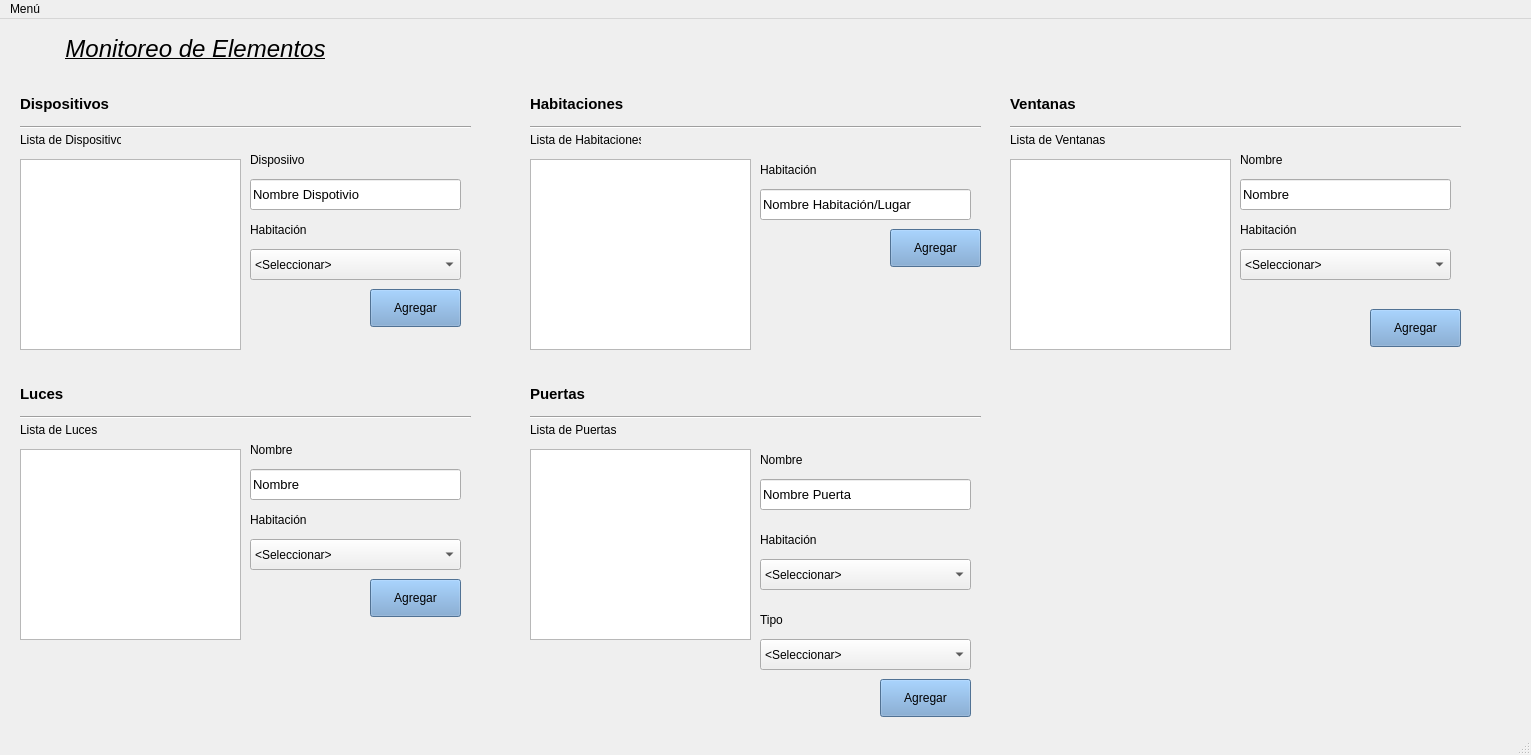
<?xml version="1.0" encoding="UTF-8"?>
<ui version="4.0">
 <class>MainWindow</class>
 <widget class="QMainWindow" name="MainWindow">
  <property name="geometry">
   <rect>
    <x>0</x>
    <y>0</y>
    <width>1531</width>
    <height>755</height>
   </rect>
  </property>
  <property name="windowTitle">
   <string>MainWindow</string>
  </property>
  <widget class="QWidget" name="centralwidget">
   <widget class="QListWidget" name="lista_dispositivos">
    <property name="geometry">
     <rect>
      <x>20</x>
      <y>140</y>
      <width>221</width>
      <height>191</height>
     </rect>
    </property>
    <property name="font">
     <font>
      <pointsize>12</pointsize>
     </font>
    </property>
   </widget>
   <widget class="QLabel" name="lbl_dispositivos">
    <property name="geometry">
     <rect>
      <x>20</x>
      <y>70</y>
      <width>191</width>
      <height>31</height>
     </rect>
    </property>
    <property name="text">
     <string>&lt;html&gt;&lt;head/&gt;&lt;body&gt;&lt;p&gt;&lt;span style=&quot; font-size:11pt; font-weight:600;&quot;&gt;Dispositivos&lt;/span&gt;&lt;/p&gt;&lt;/body&gt;&lt;/html&gt;</string>
    </property>
   </widget>
   <widget class="Line" name="line">
    <property name="geometry">
     <rect>
      <x>20</x>
      <y>100</y>
      <width>451</width>
      <height>16</height>
     </rect>
    </property>
    <property name="orientation">
     <enum>Qt::Horizontal</enum>
    </property>
   </widget>
   <widget class="QLineEdit" name="txt_dispositivo">
    <property name="geometry">
     <rect>
      <x>250</x>
      <y>160</y>
      <width>211</width>
      <height>31</height>
     </rect>
    </property>
    <property name="font">
     <font>
      <pointsize>10</pointsize>
     </font>
    </property>
    <property name="text">
     <string>Nombre Dispotivio</string>
    </property>
    <property name="placeholderText">
     <string>Escriba un nombre</string>
    </property>
   </widget>
   <widget class="QLabel" name="lbl_dispositivo">
    <property name="geometry">
     <rect>
      <x>250</x>
      <y>130</y>
      <width>101</width>
      <height>22</height>
     </rect>
    </property>
    <property name="text">
     <string>Disposiivo</string>
    </property>
   </widget>
   <widget class="QPushButton" name="btn_dispositivo">
    <property name="geometry">
     <rect>
      <x>370</x>
      <y>270</y>
      <width>91</width>
      <height>38</height>
     </rect>
    </property>
    <property name="styleSheet">
     <string notr="true">background-color: rgb(114, 159, 207);</string>
    </property>
    <property name="text">
     <string>Agregar</string>
    </property>
   </widget>
   <widget class="QLabel" name="lbl_dispositivos_list">
    <property name="geometry">
     <rect>
      <x>20</x>
      <y>110</y>
      <width>101</width>
      <height>22</height>
     </rect>
    </property>
    <property name="text">
     <string>Lista de Dispositivos</string>
    </property>
   </widget>
   <widget class="QLabel" name="lbl_dispositivo_hab">
    <property name="geometry">
     <rect>
      <x>250</x>
      <y>200</y>
      <width>101</width>
      <height>22</height>
     </rect>
    </property>
    <property name="text">
     <string>Habitación</string>
    </property>
   </widget>
   <widget class="QPushButton" name="btn_habitacion">
    <property name="geometry">
     <rect>
      <x>890</x>
      <y>210</y>
      <width>91</width>
      <height>38</height>
     </rect>
    </property>
    <property name="styleSheet">
     <string notr="true">background-color: rgb(114, 159, 207);</string>
    </property>
    <property name="text">
     <string>Agregar</string>
    </property>
   </widget>
   <widget class="QLabel" name="lbl_habitacion">
    <property name="geometry">
     <rect>
      <x>760</x>
      <y>140</y>
      <width>101</width>
      <height>22</height>
     </rect>
    </property>
    <property name="text">
     <string>Habitación</string>
    </property>
   </widget>
   <widget class="QLineEdit" name="txt_habitacion">
    <property name="geometry">
     <rect>
      <x>760</x>
      <y>170</y>
      <width>211</width>
      <height>31</height>
     </rect>
    </property>
    <property name="font">
     <font>
      <pointsize>10</pointsize>
     </font>
    </property>
    <property name="text">
     <string>Nombre Habitación/Lugar</string>
    </property>
    <property name="placeholderText">
     <string>Escriba un nombre</string>
    </property>
   </widget>
   <widget class="QLabel" name="lbl_habitaciones_list">
    <property name="geometry">
     <rect>
      <x>530</x>
      <y>110</y>
      <width>111</width>
      <height>22</height>
     </rect>
    </property>
    <property name="text">
     <string>Lista de Habitaciones</string>
    </property>
   </widget>
   <widget class="QLabel" name="lbl_habitacion_2">
    <property name="geometry">
     <rect>
      <x>530</x>
      <y>70</y>
      <width>191</width>
      <height>31</height>
     </rect>
    </property>
    <property name="text">
     <string>&lt;html&gt;&lt;head/&gt;&lt;body&gt;&lt;p&gt;&lt;span style=&quot; font-size:11pt; font-weight:600;&quot;&gt;Habitaciones&lt;/span&gt;&lt;/p&gt;&lt;/body&gt;&lt;/html&gt;</string>
    </property>
   </widget>
   <widget class="Line" name="line_2">
    <property name="geometry">
     <rect>
      <x>530</x>
      <y>100</y>
      <width>451</width>
      <height>16</height>
     </rect>
    </property>
    <property name="orientation">
     <enum>Qt::Horizontal</enum>
    </property>
   </widget>
   <widget class="QComboBox" name="cbx_dispositivo_hab">
    <property name="geometry">
     <rect>
      <x>250</x>
      <y>230</y>
      <width>211</width>
      <height>31</height>
     </rect>
    </property>
    <item>
     <property name="text">
      <string>&lt;Seleccionar&gt;</string>
     </property>
    </item>
   </widget>
   <widget class="QPushButton" name="btn_luces">
    <property name="geometry">
     <rect>
      <x>370</x>
      <y>560</y>
      <width>91</width>
      <height>38</height>
     </rect>
    </property>
    <property name="styleSheet">
     <string notr="true">background-color: rgb(114, 159, 207);</string>
    </property>
    <property name="text">
     <string>Agregar</string>
    </property>
   </widget>
   <widget class="QLabel" name="lbl_luces_nomb">
    <property name="geometry">
     <rect>
      <x>250</x>
      <y>420</y>
      <width>101</width>
      <height>22</height>
     </rect>
    </property>
    <property name="text">
     <string>Nombre</string>
    </property>
   </widget>
   <widget class="QLineEdit" name="txt_puerta">
    <property name="geometry">
     <rect>
      <x>760</x>
      <y>460</y>
      <width>211</width>
      <height>31</height>
     </rect>
    </property>
    <property name="font">
     <font>
      <pointsize>10</pointsize>
     </font>
    </property>
    <property name="text">
     <string>Nombre Puerta</string>
    </property>
    <property name="placeholderText">
     <string>Escriba un nombre</string>
    </property>
   </widget>
   <widget class="QLabel" name="lbl_luces_hab">
    <property name="geometry">
     <rect>
      <x>250</x>
      <y>490</y>
      <width>101</width>
      <height>22</height>
     </rect>
    </property>
    <property name="text">
     <string>Habitación</string>
    </property>
   </widget>
   <widget class="QLabel" name="lbl_puertas_list">
    <property name="geometry">
     <rect>
      <x>530</x>
      <y>400</y>
      <width>111</width>
      <height>22</height>
     </rect>
    </property>
    <property name="text">
     <string>Lista de Puertas</string>
    </property>
   </widget>
   <widget class="QLabel" name="lbl_luces_list">
    <property name="geometry">
     <rect>
      <x>20</x>
      <y>400</y>
      <width>101</width>
      <height>22</height>
     </rect>
    </property>
    <property name="text">
     <string>Lista de Luces</string>
    </property>
   </widget>
   <widget class="QComboBox" name="cbx_luces_hab">
    <property name="geometry">
     <rect>
      <x>250</x>
      <y>520</y>
      <width>211</width>
      <height>31</height>
     </rect>
    </property>
    <item>
     <property name="text">
      <string>&lt;Seleccionar&gt;</string>
     </property>
    </item>
   </widget>
   <widget class="Line" name="line_3">
    <property name="geometry">
     <rect>
      <x>530</x>
      <y>390</y>
      <width>451</width>
      <height>16</height>
     </rect>
    </property>
    <property name="orientation">
     <enum>Qt::Horizontal</enum>
    </property>
   </widget>
   <widget class="QLabel" name="lbl_luces">
    <property name="geometry">
     <rect>
      <x>20</x>
      <y>360</y>
      <width>191</width>
      <height>31</height>
     </rect>
    </property>
    <property name="text">
     <string>&lt;html&gt;&lt;head/&gt;&lt;body&gt;&lt;p&gt;&lt;span style=&quot; font-size:11pt; font-weight:600;&quot;&gt;Luces&lt;/span&gt;&lt;/p&gt;&lt;/body&gt;&lt;/html&gt;</string>
    </property>
   </widget>
   <widget class="QPushButton" name="btn_puertas">
    <property name="geometry">
     <rect>
      <x>880</x>
      <y>660</y>
      <width>91</width>
      <height>38</height>
     </rect>
    </property>
    <property name="styleSheet">
     <string notr="true">background-color: rgb(114, 159, 207);</string>
    </property>
    <property name="text">
     <string>Agregar</string>
    </property>
   </widget>
   <widget class="QLineEdit" name="txt_luces">
    <property name="geometry">
     <rect>
      <x>250</x>
      <y>450</y>
      <width>211</width>
      <height>31</height>
     </rect>
    </property>
    <property name="font">
     <font>
      <pointsize>10</pointsize>
     </font>
    </property>
    <property name="text">
     <string>Nombre</string>
    </property>
    <property name="placeholderText">
     <string>Escriba un nombre</string>
    </property>
   </widget>
   <widget class="QLabel" name="lbl_puerta">
    <property name="geometry">
     <rect>
      <x>760</x>
      <y>430</y>
      <width>101</width>
      <height>22</height>
     </rect>
    </property>
    <property name="text">
     <string>Nombre</string>
    </property>
   </widget>
   <widget class="Line" name="line_4">
    <property name="geometry">
     <rect>
      <x>20</x>
      <y>390</y>
      <width>451</width>
      <height>16</height>
     </rect>
    </property>
    <property name="orientation">
     <enum>Qt::Horizontal</enum>
    </property>
   </widget>
   <widget class="QLabel" name="lbl_habitacion1_4">
    <property name="geometry">
     <rect>
      <x>530</x>
      <y>360</y>
      <width>191</width>
      <height>31</height>
     </rect>
    </property>
    <property name="text">
     <string>&lt;html&gt;&lt;head/&gt;&lt;body&gt;&lt;p&gt;&lt;span style=&quot; font-size:11pt; font-weight:600;&quot;&gt;Puertas&lt;/span&gt;&lt;/p&gt;&lt;/body&gt;&lt;/html&gt;</string>
    </property>
   </widget>
   <widget class="QLabel" name="lbl_puerta_hab">
    <property name="geometry">
     <rect>
      <x>760</x>
      <y>510</y>
      <width>101</width>
      <height>22</height>
     </rect>
    </property>
    <property name="text">
     <string>Habitación</string>
    </property>
   </widget>
   <widget class="QComboBox" name="cbx_puerta_hab">
    <property name="geometry">
     <rect>
      <x>760</x>
      <y>540</y>
      <width>211</width>
      <height>31</height>
     </rect>
    </property>
    <item>
     <property name="text">
      <string>&lt;Seleccionar&gt;</string>
     </property>
    </item>
   </widget>
   <widget class="QComboBox" name="cbx_puertas">
    <property name="geometry">
     <rect>
      <x>760</x>
      <y>620</y>
      <width>211</width>
      <height>31</height>
     </rect>
    </property>
    <item>
     <property name="text">
      <string>&lt;Seleccionar&gt;</string>
     </property>
    </item>
   </widget>
   <widget class="QLabel" name="lbl_puertas_tipo">
    <property name="geometry">
     <rect>
      <x>760</x>
      <y>590</y>
      <width>101</width>
      <height>22</height>
     </rect>
    </property>
    <property name="text">
     <string>Tipo</string>
    </property>
   </widget>
   <widget class="QLabel" name="lbl_ventana_hab">
    <property name="geometry">
     <rect>
      <x>1240</x>
      <y>200</y>
      <width>101</width>
      <height>22</height>
     </rect>
    </property>
    <property name="text">
     <string>Habitación</string>
    </property>
   </widget>
   <widget class="QComboBox" name="cbx_ventana_hab">
    <property name="geometry">
     <rect>
      <x>1240</x>
      <y>230</y>
      <width>211</width>
      <height>31</height>
     </rect>
    </property>
    <item>
     <property name="text">
      <string>&lt;Seleccionar&gt;</string>
     </property>
    </item>
   </widget>
   <widget class="Line" name="line_5">
    <property name="geometry">
     <rect>
      <x>1010</x>
      <y>100</y>
      <width>451</width>
      <height>16</height>
     </rect>
    </property>
    <property name="orientation">
     <enum>Qt::Horizontal</enum>
    </property>
   </widget>
   <widget class="QPushButton" name="btn_ventana">
    <property name="geometry">
     <rect>
      <x>1370</x>
      <y>290</y>
      <width>91</width>
      <height>38</height>
     </rect>
    </property>
    <property name="styleSheet">
     <string notr="true">background-color: rgb(114, 159, 207);</string>
    </property>
    <property name="text">
     <string>Agregar</string>
    </property>
   </widget>
   <widget class="QLabel" name="lbl_ventanas">
    <property name="geometry">
     <rect>
      <x>1010</x>
      <y>70</y>
      <width>191</width>
      <height>31</height>
     </rect>
    </property>
    <property name="text">
     <string>&lt;html&gt;&lt;head/&gt;&lt;body&gt;&lt;p&gt;&lt;span style=&quot; font-size:11pt; font-weight:600;&quot;&gt;Ventanas&lt;/span&gt;&lt;/p&gt;&lt;/body&gt;&lt;/html&gt;</string>
    </property>
   </widget>
   <widget class="QLineEdit" name="txt_ventana">
    <property name="geometry">
     <rect>
      <x>1240</x>
      <y>160</y>
      <width>211</width>
      <height>31</height>
     </rect>
    </property>
    <property name="font">
     <font>
      <pointsize>10</pointsize>
     </font>
    </property>
    <property name="text">
     <string>Nombre</string>
    </property>
    <property name="placeholderText">
     <string>Escriba un nombre</string>
    </property>
   </widget>
   <widget class="QLabel" name="lbl_ventanas_nombre">
    <property name="geometry">
     <rect>
      <x>1240</x>
      <y>130</y>
      <width>101</width>
      <height>22</height>
     </rect>
    </property>
    <property name="text">
     <string>Nombre</string>
    </property>
   </widget>
   <widget class="QLabel" name="lbl_ventana_list">
    <property name="geometry">
     <rect>
      <x>1010</x>
      <y>110</y>
      <width>101</width>
      <height>22</height>
     </rect>
    </property>
    <property name="text">
     <string>Lista de Ventanas</string>
    </property>
   </widget>
   <widget class="QLabel" name="lbl_rooms">
    <property name="geometry">
     <rect>
      <x>20</x>
      <y>10</y>
      <width>351</width>
      <height>41</height>
     </rect>
    </property>
    <property name="text">
     <string>&lt;html&gt;&lt;head/&gt;&lt;body&gt;&lt;p align=&quot;center&quot;&gt;&lt;span style=&quot; font-size:18pt; font-style:italic; text-decoration: underline;&quot;&gt;Monitoreo de Elementos&lt;/span&gt;&lt;/p&gt;&lt;/body&gt;&lt;/html&gt;</string>
    </property>
   </widget>
   <widget class="QListWidget" name="lista_dispositivos_2">
    <property name="geometry">
     <rect>
      <x>530</x>
      <y>140</y>
      <width>221</width>
      <height>191</height>
     </rect>
    </property>
    <property name="font">
     <font>
      <pointsize>12</pointsize>
     </font>
    </property>
   </widget>
   <widget class="QListWidget" name="lista_dispositivos_3">
    <property name="geometry">
     <rect>
      <x>20</x>
      <y>430</y>
      <width>221</width>
      <height>191</height>
     </rect>
    </property>
    <property name="font">
     <font>
      <pointsize>12</pointsize>
     </font>
    </property>
   </widget>
   <widget class="QListWidget" name="lista_dispositivos_4">
    <property name="geometry">
     <rect>
      <x>530</x>
      <y>430</y>
      <width>221</width>
      <height>191</height>
     </rect>
    </property>
    <property name="font">
     <font>
      <pointsize>12</pointsize>
     </font>
    </property>
   </widget>
   <widget class="QListWidget" name="lista_dispositivos_5">
    <property name="geometry">
     <rect>
      <x>1010</x>
      <y>140</y>
      <width>221</width>
      <height>191</height>
     </rect>
    </property>
    <property name="font">
     <font>
      <pointsize>12</pointsize>
     </font>
    </property>
   </widget>
  </widget>
  <widget class="QMenuBar" name="menubar">
   <property name="geometry">
    <rect>
     <x>0</x>
     <y>0</y>
     <width>1531</width>
     <height>21</height>
    </rect>
   </property>
   <widget class="QMenu" name="menuMen">
    <property name="title">
     <string>Menú</string>
    </property>
    <addaction name="actionPantalla_Principal"/>
   </widget>
   <addaction name="menuMen"/>
  </widget>
  <widget class="QStatusBar" name="statusbar"/>
  <action name="actionPantalla_Principal">
   <property name="text">
    <string>Pantalla Principal</string>
   </property>
  </action>
 </widget>
 <resources/>
 <connections/>
</ui>
